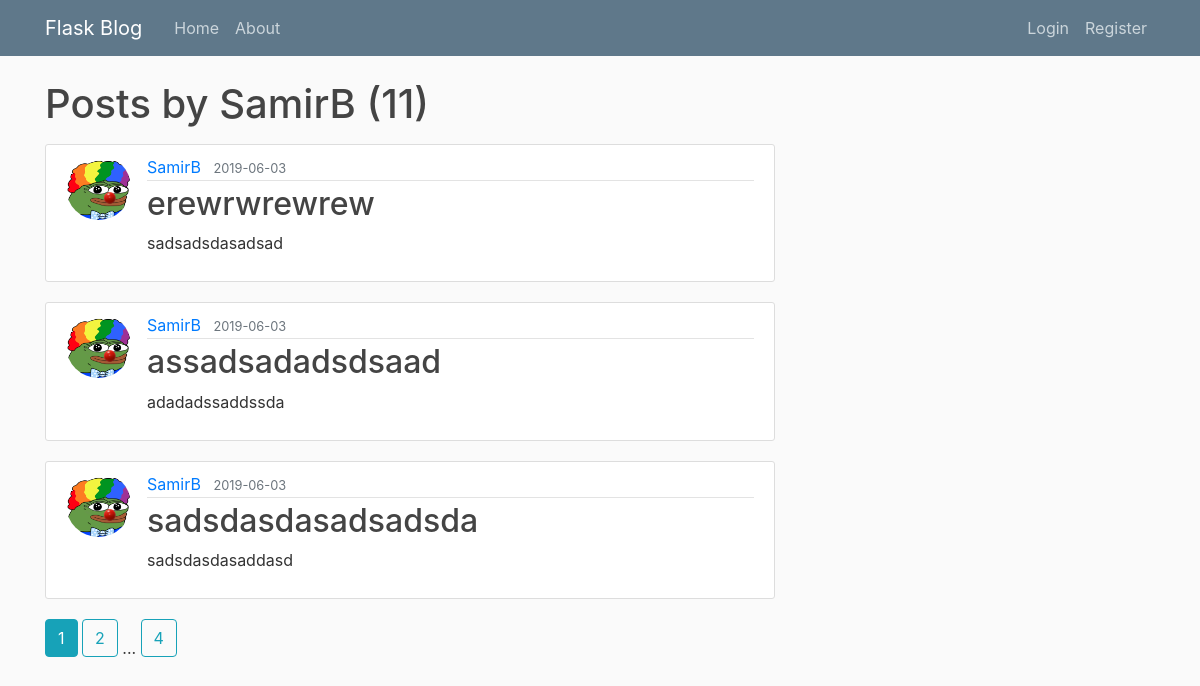
The app's page /user/SamirB with its own data.
### flaskblog/models.py (models this page shows, shortened)
class User(db.Model, UserMixin):
    id = db.Column(db.Integer, primary_key=True)
    username = db.Column(db.String(20), unique=True, nullable=False)
    email = db.Column(db.String(120), unique=True, nullable=False)
    image_file = db.Column(db.String(20), nullable=False, default='default.jpg')
    password = db.Column(db.String(60), nullable=False)
    posts = db.relationship('Post', backref='author', lazy=True)

class Post(db.Model):
    id = db.Column(db.Integer, primary_key=True)
    title = db.Column(db.String(100), nullable=False)
    date_posted = db.Column(db.DateTime, nullable=False, default=datetime.utcnow)
    content = db.Column(db.Text, nullable=False)
    user_id = db.Column(db.Integer, db.ForeignKey('user.id'), nullable=False)

### flaskblog/users/routes.py (the view)
@users.route("/user/<string:username>")
def user_posts(username):
    page = request.args.get('page', 1, type=int)
    user = User.query.filter_by(username=username).first_or_404()
    posts = Post.query.filter_by(author=user).order_by(Post.date_posted.desc())\
        .paginate(page=page, per_page=3)
    return render_template('user_posts.html', posts=posts, user=user)

### flaskblog/templates/user_posts.html
{% extends "layout.html" %}
{% block content %}
  <h1 class="mb-3">Posts by {{ user.username }} ({{ posts.total }})</h1>
    {% for post in posts.items %}
        <article class="media content-section">
          <img class="rounded-circle article-img"
          src="{{ url_for('static', filename='profile_pics/' +
          post.author.image_file) }}">
          <div class="media-body">
            <div class="article-metadata">
              <a class="mr-2" href="{{ url_for('users.user_posts',
              username=post.author.username) }}">{{ post.author.username }}</a>
              <small class="text-muted">
              {{ post.date_posted.strftime('%Y-%m-%d') }}
              </small>
            </div>
            <h2><a class="article-title" href="{{ url_for('posts.post', post_id=post.id) }}">
            {{ post.title }}</a></h2>
            <p class="article-content">{{ post.content }}</p>
          </div>
        </article>
    {% endfor %}
    {% for page_num in posts.iter_pages(left_edge=1, right_edge=1,
      left_current=1, right_current=2) %}
      {% if page_num%}
        {% if posts.page == page_num %}
          <a class="btn btn-info mb-4"
          href="{{ url_for('users.user_posts', username=user.username, page=page_num) }}">{{ page_num }}</a>
        {% else %}
          <a class="btn btn-outline-info mb-4"
          href="{{ url_for('users.user_posts', username=user.username, page=page_num) }}">{{ page_num }}</a>
        {% endif %}
      {% else %}
        ...
      {% endif %}
    {% endfor %}
{% endblock content %}

### flaskblog/static/main.css (style rules this page uses)
body { background: #fafafa; color: #333333; margin-top: 5rem; }
h1, h2, h3, h4, h5, h6 { color: #444444; }
.content-section { background: #ffffff; padding: 10px 20px; border: 1px solid #dddddd; border-radius: 3px; margin-bottom: 20px; }
.article-title { color: #444444; }
.article-content { white-space: pre-line; }
.article-img { height: 65px; width: 65px; margin-right: 16px; }
.article-metadata { padding-bottom: 1px; margin-bottom: 4px; border-bottom: 1px solid #e3e3e3 }

### records on screen
User: username "SamirB"
Post: image_file (picture), author.username "SamirB", date_posted "2019-06-03", title "erewrwrewrew", content "sadsadsdasadsad"
Post: image_file (picture), author.username "SamirB", date_posted "2019-06-03", title "assadsadadsdsaad", content "adadadssaddssda"
Post: image_file (picture), author.username "SamirB", date_posted "2019-06-03", title "sadsdasdasadsadsda", content "sadsdasdasaddasd"

### other values on screen
{{ posts.total }} "11"
{{ page_num }} "1"
{{ page_num }} "2" "4"
